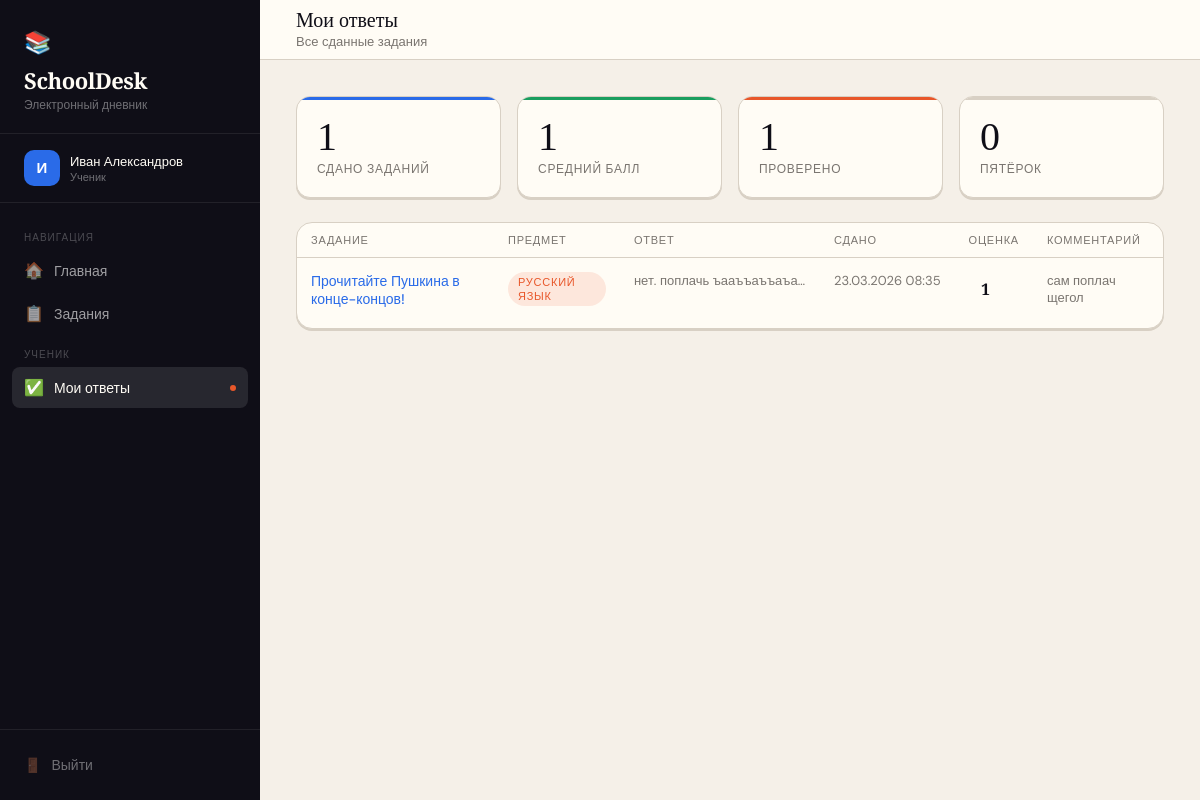
Page /akarpenko_php-master/my_submissions.php (signed in) on the committed database.
### tables this page shows
CREATE TABLE submissions (
            id INTEGER PRIMARY KEY AUTOINCREMENT,
            homework_id INTEGER NOT NULL,
            student_id INTEGER NOT NULL,
            answer TEXT NOT NULL,
            grade INTEGER DEFAULT NULL,
            teacher_comment TEXT DEFAULT NULL,
            submitted_at DATETIME DEFAULT CURRENT_TIMESTAMP,
            FOREIGN KEY(homework_id) REFERENCES homework(id),
            FOREIGN KEY(student_id) REFERENCES users(id)
        );

CREATE TABLE homework (
            id INTEGER PRIMARY KEY AUTOINCREMENT,
            teacher_id INTEGER NOT NULL,
            title TEXT NOT NULL,
            description TEXT NOT NULL,
            subject TEXT NOT NULL,
            due_date DATE,
            created_at DATETIME DEFAULT CURRENT_TIMESTAMP,
            FOREIGN KEY(teacher_id) REFERENCES users(id)
        );

### akarpenko_php-master/includes/auth.php (called while the page is built, shortened)
<?php
function isLoggedIn() {
    return isset($_SESSION['user_id']);
}
function currentUser() {
    return [
        'id'        => $_SESSION['user_id'],
        'username'  => $_SESSION['username'],
        'full_name' => $_SESSION['full_name'],
        'role'      => $_SESSION['role'],
    ];
}

### akarpenko_php-master/my_submissions.php (the view, shortened to what this page needs)
<?php
require_once 'includes/auth.php';
require_once 'includes/layout.php';
$user = currentUser();
$db = getDB();
$stmt = $db->prepare("
    SELECT s.*, h.title as hw_title, h.subject, h.due_date
    FROM submissions s
    JOIN homework h ON h.id = s.homework_id
    WHERE s.student_id = ?
    ORDER BY s.submitted_at DESC
");
$stmt->execute([$user['id']]);
$subs = $stmt->fetchAll(PDO::FETCH_ASSOC);
$avgStmt = $db->prepare("SELECT AVG(grade) FROM submissions WHERE student_id=? AND grade IS NOT NULL");
$avgStmt->execute([$user['id']]);
$avg = round($avgStmt->fetchColumn(), 2);
function subjectClass($s) {
    $map=['Математика'=>'subject-math','Русский язык'=>'subject-rus','Физика'=>'subject-sci','Биология'=>'subject-sci','История'=>'subject-hist','Химия'=>'subject-sci'];
    return $map[$s]??'subject-default';
}
?>
<div class="topbar">
  <div>
    <div class="topbar-title">Мои ответы</div>
    <div class="topbar-sub">Все сданные задания</div>
  </div>
</div>
<div class="content">
  <?php if ($avg): ?>
  <div class="stats-grid" style="margin-bottom:24px">
    <div class="stat-card blue">
      <div class="stat-num"><?= count($subs) ?></div>
      <div class="stat-label">Сдано заданий</div>
    </div>
    <div class="stat-card green">
      <div class="stat-num"><?= $avg ?></div>
      <div class="stat-label">Средний балл</div>
    </div>
    <?php
    $graded = array_filter($subs, fn($s) => $s['grade'] !== null);
    $fives  = count(array_filter($subs, fn($s) => $s['grade'] == 5));
    ?>
    <div class="stat-card orange">
      <div class="stat-num"><?= count($graded) ?></div>
      <div class="stat-label">Проверено</div>
    </div>
    <div class="stat-card gray">
      <div class="stat-num"><?= $fives ?></div>
      <div class="stat-label">Пятёрок</div>
    </div>
  </div>
  <?php endif; ?>
  <?php if (empty($subs)): ?>
  <div class="card">
    <div class="empty-state">
      <span class="icon">📝</span>
      <h3>Вы ещё не сдали ни одного задания</h3>
      <p>Перейдите в раздел «Задания» и выполните первое</p>
      <br><a href="homework.php" class="btn btn-dark">Перейти к заданиям</a>
    </div>
  </div>
  <?php else: ?>
  <div class="card" style="padding:0;overflow:hidden">
    <div class="table-wrap">
      <table>
        <thead>
          <tr>
            <th>Задание</th>
            <th>Предмет</th>
            <th>Ответ</th>
            <th>Сдано</th>
            <th>Оценка</th>
            <th>Комментарий</th>
          </tr>
        </thead>
        <tbody>
          <?php foreach ($subs as $sub): ?>
          <tr>
            <td>
              <a href="homework_detail.php?id=<?= $sub['homework_id'] ?>"
                 style="color:var(--accent2);text-decoration:none;font-weight:500;font-size:14px">
                <?= htmlspecialchars($sub['hw_title']) ?>
              </a>
            </td>
            <td><span class="hw-subject <?= subjectClass($sub['subject']) ?>"><?= htmlspecialchars($sub['subject']) ?></span></td>
            <td style="max-width:200px">
              <div style="font-size:13px;color:var(--muted);overflow:hidden;white-space:nowrap;text-overflow:ellipsis;max-width:200px" title="<?= htmlspecialchars($sub['answer']) ?>">
                <?= htmlspecialchars(mb_substr($sub['answer'], 0, 60, 'UTF-8')) ?><?= mb_strlen($sub['answer'], 'UTF-8') > 60 ? '...' : '' ?>
              </div>
            </td>
            <td style="font-size:13px;color:var(--muted);white-space:nowrap"><?= date('d.m.Y H:i', strtotime($sub['submitted_at'])) ?></td>
            <td>
              <?php if ($sub['grade']): ?>
                <div class="grade-circle grade-<?= $sub['grade'] ?>" style="width:34px;height:34px;font-size:16px"><?= $sub['grade'] ?></div>
              <?php else: ?>
                <span class="badge badge-pending">Ожидание</span>
              <?php endif; ?>
            </td>
            <td style="font-size:13px;color:var(--muted);max-width:180px">
              <?= $sub['teacher_comment'] ? htmlspecialchars($sub['teacher_comment']) : '—' ?>
            </td>
          </tr>
          <?php endforeach; ?>
        </tbody>
      </table>
    </div>
  </div>
  <?php endif; ?>
</div>
<?php
$pageContent = ob_get_clean();
echo renderLayout('Мои ответы', 'my_submissions', $pageContent);

### akarpenko_php-master/style.css (style rules this page uses)
:root { --ink: #0f0e17; --paper: #fffcf5; --cream: #f5f0e8; --accent: #e8572a; --accent2: #2a6be8; --green: #1a9e5f; --muted: #7a7570; --border: #d8d0c4; --shadow: rgba(15,14,23,.1); --sidebar-w: 260px; }
*, *::before, *::after { box-sizing: border-box; margin: 0; padding: 0; }
html, body { height: 100%; font-family: 'DM Sans', sans-serif; background: var(--cream); color: var(--ink); }
.topbar { background: var(--paper); border-bottom: 1px solid var(--border); padding: 0 36px; height: 60px; display: flex; align-items: center; justify-content: space-between; position: sticky; top: 0; z-index: 50; }
.topbar-title { font-family: 'Playfair Display', serif; font-size: 20px; color: var(--ink); }
.topbar-sub { font-size: 13px; color: var(--muted); margin-top: 1px; font-family: 'DM Sans', sans-serif; font-weight: 300; }
.content { padding: 36px; flex: 1; }
.card { background: var(--paper); border: 1px solid var(--border); border-radius: 16px; padding: 28px; box-shadow: 0 2px 0 var(--border); }
.stats-grid { display: grid; grid-template-columns: repeat(auto-fill, minmax(180px, 1fr)); gap: 16px; margin-bottom: 32px; }
.stat-card { background: var(--paper); border: 1px solid var(--border); border-radius: 14px; padding: 20px; box-shadow: 0 2px 0 var(--border); position: relative; overflow: hidden; }
.stat-card::before { content: ''; position: absolute; top: 0; left: 0; right: 0; height: 3px; }
.stat-card.orange::before { background: var(--accent); }
.stat-card.blue::before { background: var(--accent2); }
.stat-card.green::before { background: var(--green); }
.stat-card.gray::before { background: var(--border); }
.stat-num { font-family: 'Playfair Display', serif; font-size: 40px; color: var(--ink); line-height: 1; margin-bottom: 4px; }
.stat-label { font-size: 12px; color: var(--muted); font-weight: 500; text-transform: uppercase; letter-spacing: .06em; }
.hw-subject { display: inline-block; font-size: 11px; font-weight: 500; letter-spacing: .07em; text-transform: uppercase; padding: 3px 10px; border-radius: 20px; margin-bottom: 8px; }
.subject-rus { background: rgba(232,87,42,.12); color: var(--accent); }
.table-wrap { overflow-x: auto; }
table { width: 100%; border-collapse: collapse; font-size: 14px; }
th { text-align: left; font-size: 11px; font-weight: 500; text-transform: uppercase; letter-spacing: .07em; color: var(--muted); padding: 10px 14px; border-bottom: 1px solid var(--border); }
td { padding: 14px; border-bottom: 1px solid rgba(216,208,196,.5); vertical-align: top; }
tr:last-child td { border-bottom: none; }
.grade-circle { width: 48px; height: 48px; border-radius: 50%; display: flex; align-items: center; justify-content: center; font-family: 'Playfair Display', serif; font-size: 20px; font-weight: 700; flex-shrink: 0; }

### rows in the picture
submissions: grade "1", grade "0", homework.title "Прочитайте Пушкина в конце-концов!", homework.subject "РУССКИЙ ЯЗЫК", answer "нет. поплачь ъааъъаъъаъа…", submitted_at "23.03.2026 08:35", teacher_comment "сам поплач щегол"

### other values in the picture
$initials "И"
$user['full_name'] "Иван Александров"
$roleLabel "Ученик"
count($subs) "1"
$avg "1"
